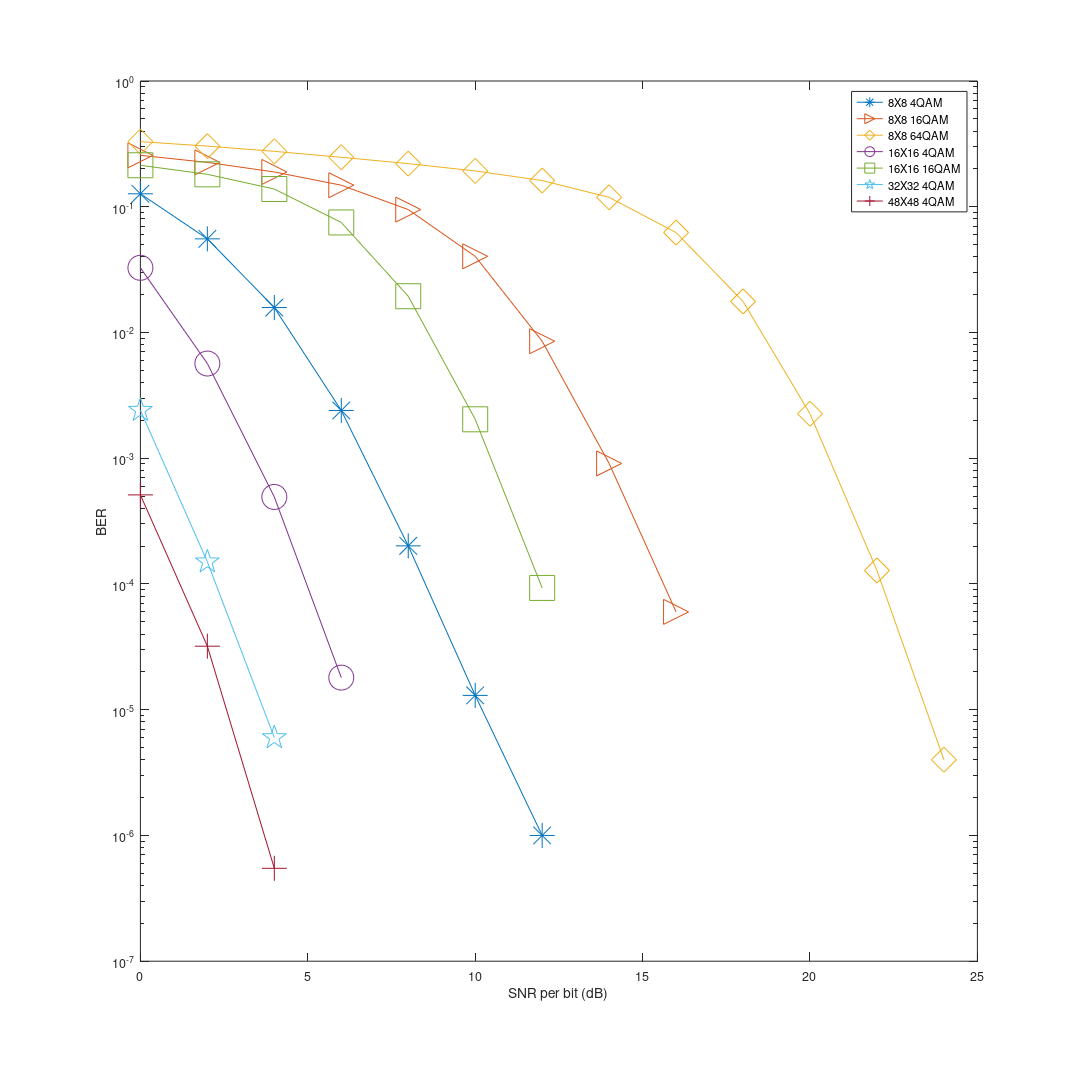

Reproduce this figure in MATLAB.
%this is for ploting the figure of SNR-BER curve
sim8_4_0_12=[0.126779, 0.055532, 0.015791, 0.002398, 0.000201, 0.000013, 0.000001];
sim8_16_0_16=[0.256291,0.225231,0.189038 ,0.148347,0.094947,0.040334,0.008522,0.000909,0.000060];
sim8_64_0_24=[0.329543, 0.303442, 0.275861, 0.247392, 0.220283, 0.192604, 0.161599, 0.118866, 0.062302, 0.017654, 0.002257, 0.000128, 0.000004];
sim16_4_0_6=[0.032680, 0.005664, 0.000492, 0.000018 ];
sim16_16_0_12=[0.213728, 0.181043, 0.138350, 0.075001, 0.019427, 0.002040, 0.000093];
sim32_4_0_4=[0.002406, 0.000150, 0.000006];
sim48_4_0_4=[0.000511, 0.000032, 0.000000548];
fig1=figure;
Xsize=12;Ysize=12;
% Xleft=(8-Xsize)/2;Ytop=(12-Ysize)/2;
Xleft=0;
Ytop=0;
set(fig1,'Units','inches');
set(fig1,'position', [Xleft,Ytop,Xsize,Ysize]);
set(fig1,'PaperUnits','inches');
set(fig1,'PaperPosition',[Xleft,Ytop,Xsize,Ysize]);
set(gca,'fontsize',20);
%set(gca,'MarkerSize',20);
fig1=semilogy(0:2:12,sim8_4_0_12,'-*','MarkerSize',20);xlabel('SNR per bit (dB)'),ylabel('BER');
hold on;
fig1=semilogy(0:2:16,sim8_16_0_16,'->','MarkerSize',20),xlabel('SNR per bit (dB)'),ylabel('BER');
fig1=semilogy(0:2:24,sim8_64_0_24,'-d','MarkerSize',20),xlabel('SNR per bit (dB)'),ylabel('BER');
hold on;
fig1=semilogy(0:2:6,sim16_4_0_6,'-o','MarkerSize',20),xlabel('SNR per bit (dB)'),ylabel('BER');
hold on;
fig1=semilogy(0:2:12,sim16_16_0_12,'-s','MarkerSize',20),xlabel('SNR per bit (dB)'),ylabel('BER');
hold on;
fig1=semilogy(0:2:4,sim32_4_0_4,'-p','MarkerSize',20),xlabel('SNR per bit (dB)'),ylabel('BER');
hold on;
fig1=semilogy(0:2:4,sim48_4_0_4,'-+','MarkerSize',20),xlabel('SNR per bit (dB)'),ylabel('BER'),legend('8X8 4QAM','8X8 16QAM','8X8 64QAM','16X16 4QAM','16X16 16QAM','32X32 4QAM','48X48 4QAM');
hold on;
cd('E:\Massive MIMO\parallel_acceleration_of_FCSD_based_on_cuda\draft_conf')
print('-depsc','-tiff','-r300','BER_curves');
hold off;

